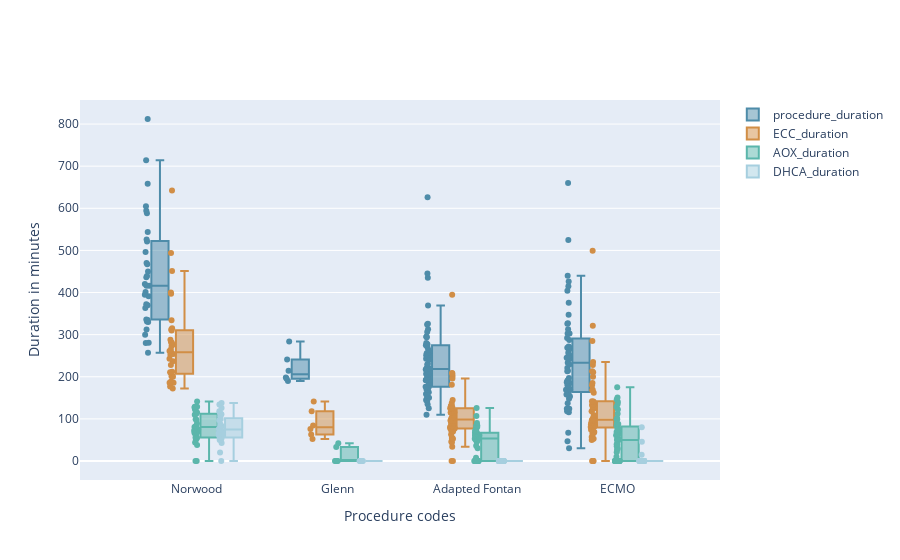

Write notebook code for a chart like this one.
### Markdown cell above
## Start adaptation for our usecase

### Code cell
import itertools
import plotly.graph_objects as go
import pandas as pd

columns = ['procedure_duration', 'ECC_duration', 'AOX_duration', 'DHCA_duration']
# columns=['procedure_duration']
procedures = ['333024B', '333226','333025', '333180']
colors = ['#4e8ca9', '#D18E46', '#5BB6AB', '#A6CFDF']

def create_plot_data(data, procedures, column, main_proc=False):        #! USING CALLBACKS
    y_data=[]
    x_names=[]

    df_dict = pd.DataFrame({'name':['Norwood', 'Glenn', 'Adapted Fontan','ECMO'], 'code':['333024B', '333226','333025', '333180']})

    if main_proc:
        # print('main_proc is aan')
        data = data.loc[data['main_procedure'] == 1]
    print(len(data))

    for proc in procedures:
        data_temp = data[column].loc[data['procedure_code'] == proc]
        y_data.extend(data_temp)
        x_names.extend(list(itertools.repeat(df_dict['name'].loc[df_dict['code'] == proc].item(),
                                             len(data_temp))))
    return y_data, x_names



df = pd.read_csv('../data/processed/20240603_data_processed.csv')
fig = go.Figure()


for i, column in enumerate(columns):
    y_data, x_names = create_plot_data(data=df, procedures=procedures, column=column, main_proc=True)
    fig.add_trace(go.Box(
        boxpoints='all',
        y= y_data,
        x= x_names,
        name= f'{column}',
        marker_color= colors[i]
    ))

fig.update_layout(
    yaxis_title='Duration in minutes',
    xaxis_title='Procedure codes',
    boxmode='group'             # group together boxes of the different traces for each value of x
)
fig.show()

### Figure 1 — Plotly figure (JSON) as saved in the notebook; plotly's stock layout.template omitted (floating-point values rounded to 4 significant figures; data arrays with more than 128 entries replaced by an {"elided": "..."} marker saying what was removed)
{"data": [{"boxpoints": "all", "marker": {"color": "#4e8ca9"}, "name": "procedure_duration", "type": "box", "x": {"elided": "148 str values"}, "y": {"elided": "148 int values"}}, {"boxpoints": "all", "marker": {"color": "#D18E46"}, "name": "ECC_duration", "type": "box", "x": {"elided": "148 str values"}, "y": {"elided": "148 int values"}}, {"boxpoints": "all", "marker": {"color": "#5BB6AB"}, "name": "AOX_duration", "type": "box", "x": {"elided": "148 str values"}, "y": {"elided": "148 int values"}}, {"boxpoints": "all", "marker": {"color": "#A6CFDF"}, "name": "DHCA_duration", "type": "box", "x": {"elided": "148 str values"}, "y": {"elided": "148 int values"}}], "layout": {"boxmode": "group", "xaxis": {"title": {"text": "Procedure codes"}}, "yaxis": {"title": {"text": "Duration in minutes"}}}}
